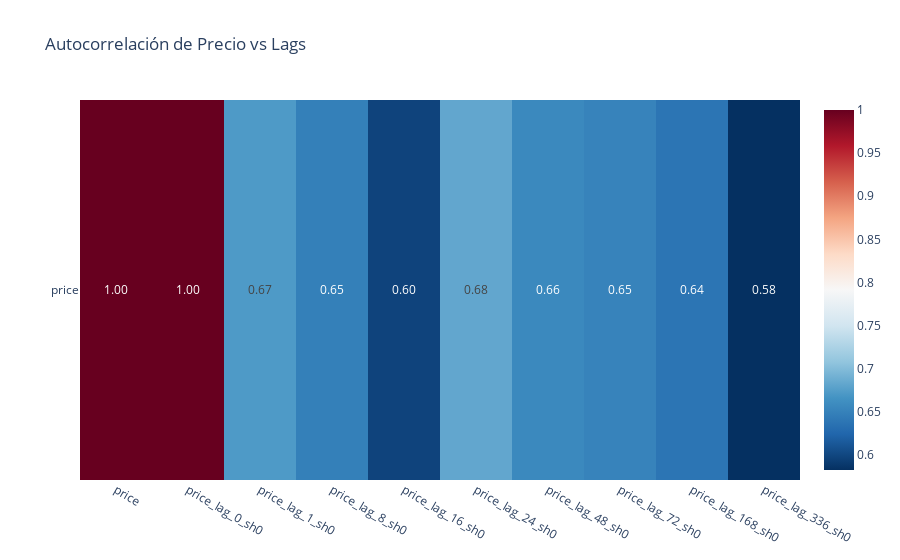

Source (notebook cell):
### Markdown cell above
## Autocorrelation of shifts and lags

### Code cell
lag_cols = [col for col in all_data.columns if ('price_lag' in col or 'price' == col)]

lag_corr = all_data[lag_cols].corr()

fig = px.imshow(
    lag_corr.loc[['price']],
    text_auto=".2f",
    aspect="auto",
    title="Autocorrelación de Precio vs Lags",
    color_continuous_scale="RdBu_r"
)
fig.show()

### Figure 1 — Plotly figure (JSON) as saved in the notebook; plotly's stock layout.template omitted (floating-point values rounded to 4 significant figures)
{"data": [{"coloraxis": "coloraxis", "hovertemplate": "x: %{x}<br>y: %{y}<br>color: %{z}<extra></extra>", "name": "0", "texttemplate": "%{z:.2f}", "type": "heatmap", "x": ["price", "price_lag_0_sh0", "price_lag_1_sh0", "price_lag_8_sh0", "price_lag_16_sh0", "price_lag_24_sh0", "price_lag_48_sh0", "price_lag_72_sh0", "price_lag_168_sh0", "price_lag_336_sh0"], "xaxis": "x", "y": ["price"], "yaxis": "y", "z": [[1.0, 1.0, 0.6722, 0.6483, 0.5975, 0.6824, 0.6569, 0.6511, 0.6384, 0.5827]]}], "layout": {"coloraxis": {"colorscale": [[0, "rgb(5,48,97)"], [0.1, "rgb(33,102,172)"], [0.2, "rgb(67,147,195)"], [0.3, "rgb(146,197,222)"], [0.4, "rgb(209,229,240)"], [0.5, "rgb(247,247,247)"], [0.6, "rgb(253,219,199)"], [0.7, "rgb(244,165,130)"], [0.8, "rgb(214,96,77)"], [0.9, "rgb(178,24,43)"], [1, "rgb(103,0,31)"]]}, "title": {"text": "Autocorrelación de Precio vs Lags"}, "xaxis": {"anchor": "y", "domain": [0, 1]}, "yaxis": {"anchor": "x", "autorange": "reversed", "domain": [0, 1]}}}
